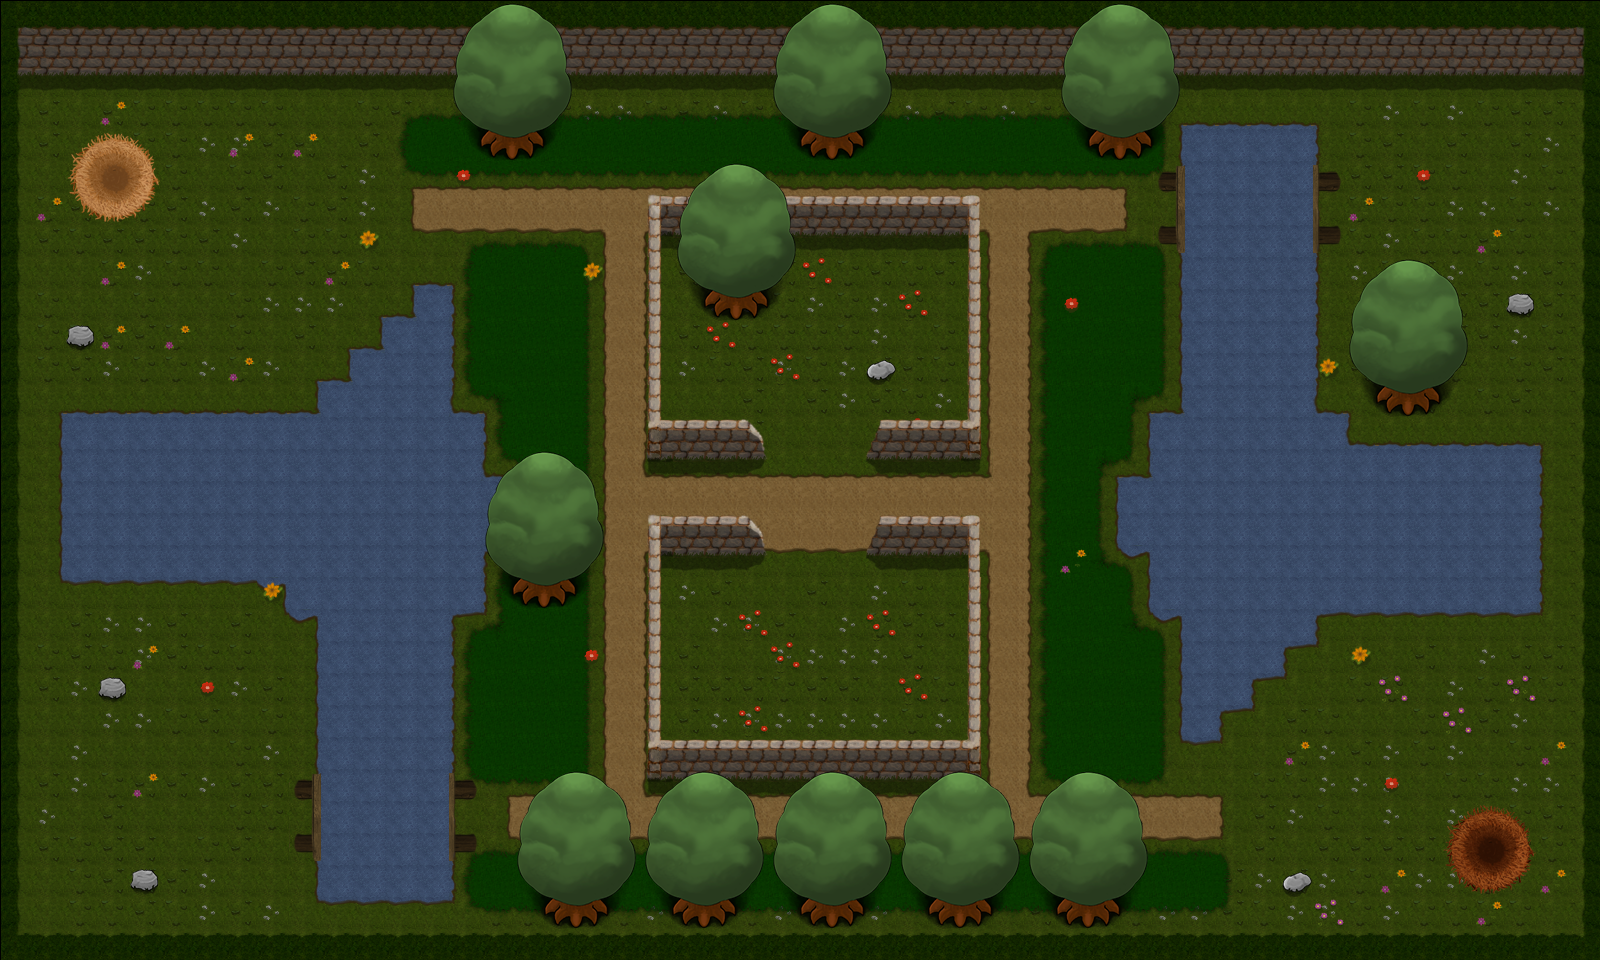

This game map was drawn from its Tiled (.tmx) file and the tilesets committed beside it. A one-line description and the trimmed map source follow:
An orthogonal 50x30 tile map with 32x32 px tiles, 5 tile layers (Groundlayer (Rand, Wand, Terrain), Zonelayer (hohes Gras, Start), Detaillayer (Deko), Overlayer, ...), 17 tilesets and 99 objects (32x solid, 16x water, 12x hgrass, 5x dirt, 4x bridge2, ...).

<map version="1.0" orientation="orthogonal" width="50" height="30" tilewidth="32" tileheight="32">
 <tileset firstgid="1" name="dummyWasserHalb" tilewidth="32" tileheight="32">
  <tileoffset x="1" y="1" />
  <properties>
   <property name="animation" value="" />
   <property name="animationDuration" value="0.15" />
   <property name="animationFrames" value="5" />
   <property name="animationTileOffset" value="5" />
  </properties>
  <image source="tiles/dummyWasserHalb.png" width="128" height="32" />
 </tileset>
 <tileset firstgid="5" name="egg" tilewidth="32" tileheight="32">
  <tileoffset x="1" y="1" />
  <properties>
   <property name="TYPE" value="egg" />
  </properties>
  <image source="tiles/egg.png" width="32" height="32" />
 </tileset>
 <tileset firstgid="6" name="carrot" tilewidth="32" tileheight="32">
  <tileoffset x="1" y="1" />
  <properties>
   <property name="TYPE" value="carrot" />
  </properties>
  <image source="tiles/carrot.png" width="32" height="32" />
 </tileset>
 <tileset firstgid="7" name="clover" tilewidth="32" tileheight="32">
  <tileoffset x="1" y="1" />
  <properties>
   <property name="TYPE" value="clover" />
  </properties>
  <image source="tiles/clover.png" width="32" height="32" />
 </tileset>
 <tileset firstgid="8" name="spinach" tilewidth="32" tileheight="32">
  <tileoffset x="1" y="1" />
  <properties>
   <property name="TYPE" value="spinach" />
  </properties>
  <image source="tiles/spinach.png" width="32" height="32" />
 </tileset>
 <tileset firstgid="9" name="bridge_horizontal_left" tilewidth="32" tileheight="96">
  <tileoffset x="1" y="1" />
  <image source="tiles/bridge_horizontal_left.png" width="32" height="96" />
 </tileset>
 <tileset firstgid="10" name="bridge_horizontal_middle" tilewidth="32" tileheight="96">
  <tileoffset x="1" y="1" />
  <image source="tiles/bridge_horizontal_middle.png" width="32" height="96" />
 </tileset>
 <tileset firstgid="11" name="bridge_horizontal_right" tilewidth="32" tileheight="96">
  <tileoffset x="1" y="1" />
  <image source="tiles/bridge_horizontal_right.png" width="32" height="96" />
 </tileset>
 <tileset firstgid="12" name="bridge_vertical_bottom" tilewidth="96" tileheight="32">
  <tileoffset x="1" y="1" />
  <image source="tiles/bridge_vertical_bottom.png" width="96" height="32" />
 </tileset>
 <tileset firstgid="13" name="bridge_vertical_middle" tilewidth="96" tileheight="32">
  <tileoffset x="1" y="1" />
  <image source="tiles/bridge_vertical_middle.png" width="96" height="32" />
 </tileset>
 <tileset firstgid="14" name="bridge_vertical_top" tilewidth="96" tileheight="32">
  <tileoffset x="1" y="1" />
  <image source="tiles/bridge_vertical_top.png" width="96" height="32" />
 </tileset>
 <tileset firstgid="15" name="dummyTilesHalb" tilewidth="32" tileheight="32">
  <tileoffset x="1" y="1" />
  <image source="tiles/dummyTilesHalb.png" width="512" height="512" />
  <terraintypes>
   <terrain name="Gras" tile="-1" />
   <terrain name="Weg" tile="-1" />
   <terrain name="Abgrund" tile="-1" />
   <terrain name="Wasser" tile="-1" />
   <terrain name="Transparenz" tile="-1" />
   <terrain name="Hohes Gras" tile="-1" />
  </terraintypes>
  <tile id="0" terrain="0,0,0,0" />
  <tile id="1" terrain="0,0,0,0" />
  <tile id="2" terrain="0,0,0,0" />
  <tile id="3" terrain="0,0,0,0" />
  <tile id="16" terrain="0,0,0,1" />
  <tile id="17" terrain="0,0,1,1" />
  <tile id="18" terrain="0,0,1,0" />
  <tile id="21" terrain="4,4,4,5" />
  <tile id="22" terrain="4,4,5,5" />
  <tile id="23" terrain="4,4,5,4" />
  <tile id="32" terrain="0,1,0,1" />
  <tile id="33" terrain="1,1,1,1" />
  <tile id="34" terrain="1,0,1,0" />
  <tile id="35" terrain="0,1,1,1" />
  <tile id="36" terrain="1,0,1,1" />
  <tile id="37" terrain="4,5,4,5" />
  <tile id="38" terrain="5,5,5,5" />
  <tile id="39" terrain="5,4,5,4" />
  <tile id="40" terrain="5,5,5,4" />
  <tile id="41" terrain="5,5,4,5" />
  <tile id="48" terrain="0,1,0,0" />
  <tile id="49" terrain="1,1,0,0" />
  <tile id="50" terrain="1,0,0,0" />
  <tile id="51" terrain="1,1,0,1" />
  <tile id="52" terrain="1,1,1,0" />
  <tile id="53" terrain="4,5,4,4" />
  <tile id="54" terrain="5,5,4,4" />
  <tile id="55" terrain="5,4,4,4" />
  <tile id="56" terrain="5,4,5,5" />
  <tile id="57" terrain="4,5,5,5" />
  <tile id="64" terrain="0,0,0,3" />
  <tile id="65" terrain="0,0,3,3" />
  <tile id="66" terrain="0,0,3,0" />
  <tile id="69" terrain="0,0,0,2" />
  <tile id="70" terrain="0,0,2,2" />
  <tile id="71" terrain="0,0,2,0" />
  <tile id="80" terrain="0,3,0,3" />
  <tile id="81" terrain="3,3,3,3" />
  <tile id="82" terrain="3,0,3,0" />
  <tile id="83" terrain="0,3,3,3" />
  <tile id="84" terrain="3,0,3,3" />
  <tile id="85" terrain="0,2,0,2" />
  <tile id="86" terrain="2,2,2,2" />
  <tile id="87" terrain="2,0,2,0" />
  <tile id="88" terrain="0,2,2,2" />
  <tile id="89" terrain="2,0,2,2" />
  <tile id="96" terrain="0,3,0,0" />
  <tile id="97" terrain="3,3,0,0" />
  <tile id="98" terrain="3,0,0,0" />
  <tile id="99" terrain="3,3,0,3" />
  <tile id="100" terrain="3,3,3,0" />
  <tile id="101" terrain="0,2,0,0" />
  <tile id="102" terrain="2,2,0,0" />
  <tile id="103" terrain="2,0,0,0" />
  <tile id="104" terrain="2,2,0,2" />
  <tile id="105" terrain="2,2,2,0" />
  <tile id="255" terrain="4,4,4,4" />
 </tileset>
 <tileset firstgid="271" name="bush" tilewidth="64" tileheight="64">
  <tileoffset x="1" y="1" />
  <properties>
   <property name="TYPE" value="bush" />
  </properties>
  <image source="tiles/bush.png" width="64" height="64" />
 </tileset>
 <tileset firstgid="272" name="straw" tilewidth="64" tileheight="64">
  <tileoffset x="1" y="1" />
  <properties>
   <property name="TYPE" value="hay" />
  </properties>
  <image source="tiles/straw.png" width="64" height="64" />
 </tileset>
 <tileset firstgid="273" name="switch" tilewidth="64" tileheight="64">
  <tileoffset x="1" y="1" />
  <image source="tiles/switch.png" width="64" height="64" />
 </tileset>
 <tileset firstgid="274" name="mine" tilewidth="32" tileheight="32">
  <tileoffset x="1" y="1" />
  <properties>
   <property name="TYPE" value="mine" />
  </properties>
  <image source="tiles/mine.png" width="32" height="32" />
 </tileset>
 <tileset firstgid="275" name="home" tilewidth="32" tileheight="32">
  <tileoffset x="1" y="1" />
  <image source="tiles/home.png" width="192" height="96" />
 </tileset>
 <layer name="Groundlayer (Rand, Wand, Terrain)" width="50" height="30">
  <data>[1500 cells, 1500 non-empty, 44 distinct tile ids]</data>
 </layer>
 <layer name="Zonelayer (hohes Gras, Start)" width="50" height="30">
  <data>[1500 cells, 1500 non-empty, 32 distinct tile ids]</data>
 </layer>
 <layer name="Detaillayer (Deko)" width="50" height="30">
  <data>[1500 cells, 160 non-empty, 21 distinct tile ids]</data>
 </layer>
 <objectgroup name="Brueckenebene" width="50" height="30">
  <object name="bridge2" gid="10" x="1184" y="256" />
  <object name="bridge2" gid="10" x="1216" y="256" />
  <object name="bridge2" gid="10" x="1248" y="256" />
  <object name="bridge2" gid="10" x="1280" y="256" />
  <object name="bridge1" gid="10" x="320" y="864" />
  </objectgroup>
 <objectgroup name="Aktionsebene (Ei, Schalter, Busch, Futter)" width="50" height="30">
  <!-- 28 objects omitted --></objectgroup>
 <objectgroup name="Zonenebene" width="50" height="30">
  <!-- 35 objects omitted --></objectgroup>
 <objectgroup name="Renderlayer" width="50" height="30">
  <properties>
   <property name="renderEntities" value="true" />
  </properties>
 </objectgroup>
 <objectgroup name="Spielerebene (physikalische Zone)" width="50" height="30">
  <!-- 28 objects omitted --></objectgroup>
 <layer name="Overlayer" width="50" height="30">
  <data>[1500 cells, 198 non-empty, 23 distinct tile ids]</data>
 </layer>
 <layer name="Overoverlayer(je nach Bedarf)" width="50" height="30">
  <data>[1500 cells, 16 non-empty, 16 distinct tile ids]</data>
 </layer>
</map>
<!-- 94 of 99 objects omitted -->
